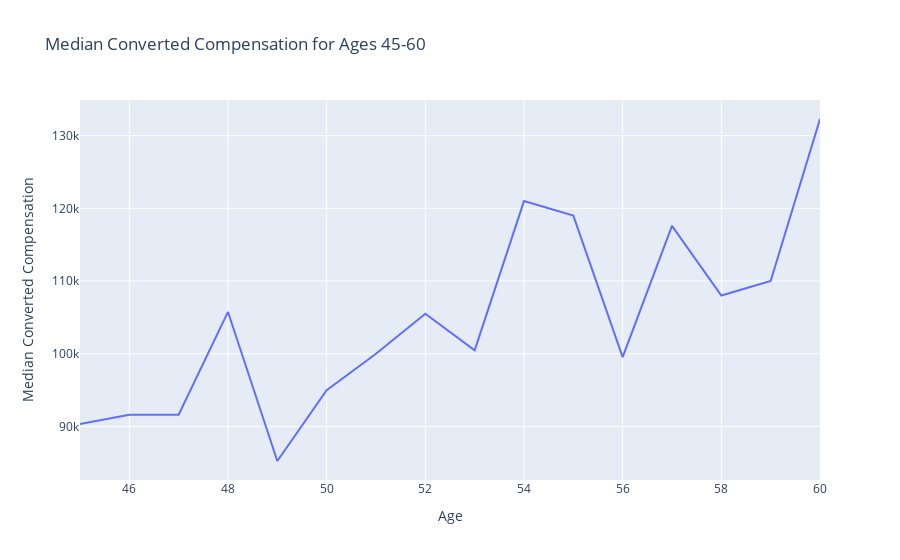

The notebook cell saved with this chart:
### Markdown cell above
Plot the median `ConvertedComp` for all ages from 45 to 60.

### Code cell
sql_query = "SELECT Age, ConvertedComp FROM master"
df = pd.read_sql_query(sql_query, conn)

df_filtered = df[(df['Age'] >= 45) & (df['Age'] <= 60)]

median_comp_by_age = df_filtered.groupby('Age')['ConvertedComp'].median().reset_index()

# Create a line chart with Plotly Express
fig = px.line(median_comp_by_age, x='Age', y='ConvertedComp', title='Median Converted Compensation for Ages 45-60',
              labels={'ConvertedComp': 'Median Converted Compensation', 'Age': 'Age'})

# Show the plot
fig.show()

### Figure 1 — Plotly figure (JSON) as saved in the notebook; plotly's stock layout.template omitted (floating-point values rounded to 4 significant figures)
{"data": [{"hovertemplate": "Age=%{x}<br>Median Converted Compensation=%{y}<extra></extra>", "legendgroup": "", "line": {"color": "#636efa", "dash": "solid"}, "marker": {"symbol": "circle"}, "mode": "lines", "name": "", "orientation": "v", "showlegend": false, "type": "scatter", "x": [45, 46, 47, 48, 49, 50, 51, 52, 53, 54, 55, 56, 57, 58, 59, 60], "xaxis": "x", "y": [90330, 91593, 91606, 105750, 85248, 95000, 100000, 105500, 100463, 121000, 119000, 99530.0, 117578, 108000, 110000, 132300.0], "yaxis": "y"}], "layout": {"autosize": true, "legend": {"tracegroupgap": 0}, "title": {"text": "Median Converted Compensation for Ages 45-60"}, "xaxis": {"anchor": "y", "autorange": true, "domain": [0, 1], "range": [45, 60], "title": {"text": "Age"}, "type": "linear"}, "yaxis": {"anchor": "x", "autorange": true, "domain": [0, 1], "range": [82630.0, 134900.0], "title": {"text": "Median Converted Compensation"}, "type": "linear"}}}
